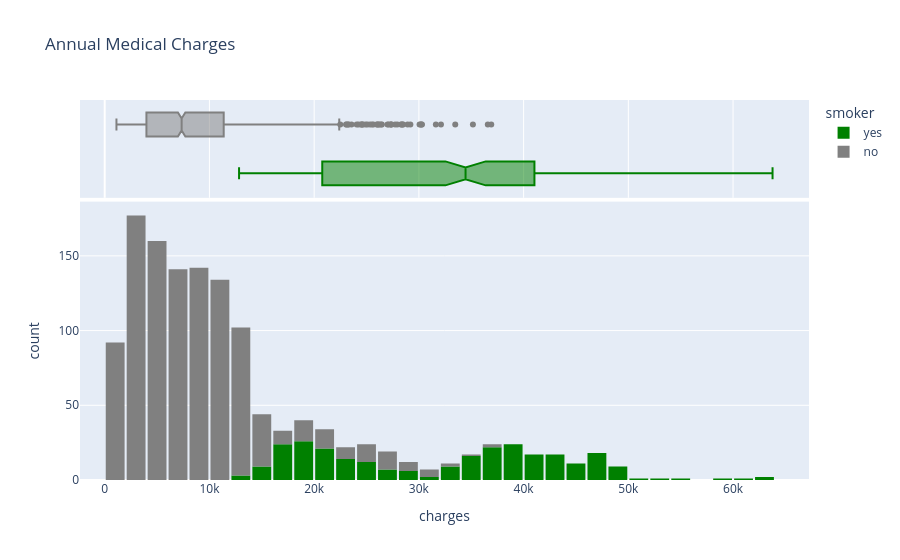

Here is the notebook cell this chart was saved with:
### Markdown cell above
### Збори

Давайте візуалізуємо розподіл "зборів", тобто річних медичних витрат для клієнтів. Це колонка, яку ми намагаємося передбачити. Також використовуймо категоріальну колонку "курець", щоб відрізнити збори для курців та некурців.

### Code cell
fig = px.histogram(medical_df,
                   x='charges',
                   marginal='box',
                   color='smoker',
                   color_discrete_sequence=['green', 'grey'],
                   title='Annual Medical Charges')
fig.update_layout(bargap=0.1)
fig.show()

### Figure 1 — Plotly figure (JSON) as saved in the notebook; plotly's stock layout.template omitted (floating-point values rounded to 4 significant figures; data arrays with more than 128 entries replaced by an {"elided": "..."} marker saying what was removed)
{"data": [{"bingroup": "x", "hovertemplate": "smoker=yes<br>charges=%{x}<br>count=%{y}<extra></extra>", "legendgroup": "yes", "marker": {"color": "green", "pattern": {"shape": ""}}, "name": "yes", "orientation": "v", "showlegend": true, "type": "histogram", "x": {"elided": "274 float values"}, "xaxis": "x", "yaxis": "y"}, {"hovertemplate": "smoker=yes<br>charges=%{x}<extra></extra>", "legendgroup": "yes", "marker": {"color": "green"}, "name": "yes", "notched": true, "showlegend": false, "type": "box", "x": {"elided": "274 float values"}, "xaxis": "x2", "yaxis": "y2"}, {"bingroup": "x", "hovertemplate": "smoker=no<br>charges=%{x}<br>count=%{y}<extra></extra>", "legendgroup": "no", "marker": {"color": "grey", "pattern": {"shape": ""}}, "name": "no", "orientation": "v", "showlegend": true, "type": "histogram", "x": {"elided": "1064 float values"}, "xaxis": "x", "yaxis": "y"}, {"hovertemplate": "smoker=no<br>charges=%{x}<extra></extra>", "legendgroup": "no", "marker": {"color": "grey"}, "name": "no", "notched": true, "showlegend": false, "type": "box", "x": {"elided": "1064 float values"}, "xaxis": "x2", "yaxis": "y2"}], "layout": {"bargap": 0.1, "barmode": "relative", "legend": {"title": {"text": "smoker"}, "tracegroupgap": 0}, "title": {"text": "Annual Medical Charges"}, "xaxis": {"anchor": "y", "domain": [0, 1], "title": {"text": "charges"}}, "xaxis2": {"anchor": "y2", "domain": [0, 1], "matches": "x", "showgrid": true, "showticklabels": false}, "yaxis": {"anchor": "x", "domain": [0, 0.7326], "title": {"text": "count"}}, "yaxis2": {"anchor": "x2", "domain": [0.7426, 1], "matches": "y2", "showgrid": false, "showline": false, "showticklabels": false, "ticks": ""}}}
